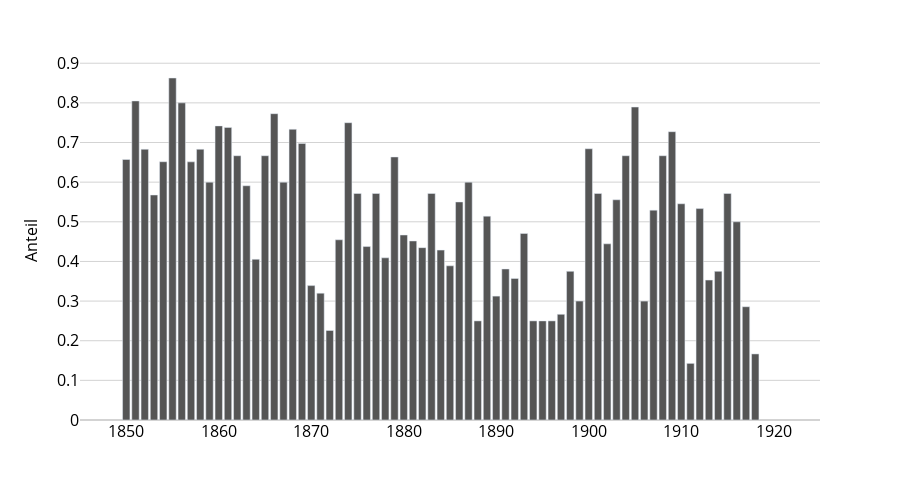

The notebook cell this image was saved under:
### Markdown cell above
## Anteil Balladen (ohne Glättung)

### Code cell
meta_plot = ts.copy()
meta_plot = meta_plot.rename(columns={
    'ballade_share' : 'Balladen', 
    'noballade_share' : 'Nicht-Balladen'
})

fig = px.bar(
    meta_plot,
    y = ['Balladen', 
         # 'Nicht-Balladen'
        ],
    labels = {'year' : '', 'variable' : '', 'value' : 'Anteil'},
)

fig.update_layout(
    width=900, height=500,
    xaxis=dict(tickfont=dict(size=16), titlefont=dict(size=16)),
    yaxis=dict(tickfont=dict(size=16), titlefont=dict(size=16)),
    legend=dict(font = dict(size = 16)),
    showlegend = False,
    xaxis_range = [1845, 1925],
)

fig = update_fig_for_publication(fig, make_grey=True)
fig.write_image(f"plots/8.2 Anteil Balladen (ohne Glättung).pdf")
fig.show()

### Figure 1 — Plotly figure (JSON) as saved in the notebook; plotly's stock layout.template omitted (floating-point values rounded to 4 significant figures)
{"data": [{"alignmentgroup": "True", "hovertemplate": "=%{x}<br>Anteil=%{y}<extra></extra>", "legendgroup": "Balladen", "marker": {"color": "#555555", "pattern": {"shape": ""}}, "name": "Balladen", "offsetgroup": "Balladen", "orientation": "v", "showlegend": true, "textposition": "auto", "type": "bar", "x": [1850, 1851, 1852, 1853, 1854, 1855, 1856, 1857, 1858, 1859, 1860, 1861, 1862, 1863, 1864, 1865, 1866, 1867, 1868, 1869, 1870, 1871, 1872, 1873, 1874, 1875, 1876, 1877, 1878, 1879, 1880, 1881, 1882, 1883, 1884, 1885, 1886, 1887, 1888, 1889, 1890, 1891, 1892, 1893, 1894, 1895, 1896, 1897, 1898, 1899, 1900, 1901, 1902, 1903, 1904, 1905, 1906, 1907, 1908, 1909, 1910, 1911, 1912, 1913, 1914, 1915, 1916, 1917, 1918], "xaxis": "x", "y": [0.6571, 0.8049, 0.6829, 0.5676, 0.6515, 0.8627, 0.8, 0.6512, 0.6829, 0.6, 0.7419, 0.7381, 0.6667, 0.5909, 0.4054, 0.6667, 0.7727, 0.6, 0.7333, 0.6977, 0.339, 0.32, 0.2258, 0.4545, 0.75, 0.5714, 0.4375, 0.5714, 0.4091, 0.6636, 0.4667, 0.4516, 0.4348, 0.5714, 0.4286, 0.3889, 0.55, 0.6, 0.25, 0.5143, 0.3125, 0.381, 0.3571, 0.4706, 0.25, 0.25, 0.25, 0.2667, 0.375, 0.3, 0.6842, 0.5714, 0.4444, 0.5556, 0.6667, 0.7895, 0.3, 0.5294, 0.6667, 0.7273, 0.5455, 0.1429, 0.5333, 0.3529, 0.375, 0.5714, 0.5, 0.2857, 0.1667], "yaxis": "y"}], "layout": {"barmode": "relative", "font": {"color": "black"}, "height": 500, "legend": {"bordercolor": "black", "borderwidth": 1, "font": {"size": 16}, "title": {"text": ""}, "tracegroupgap": 0}, "margin": {"t": 60}, "paper_bgcolor": "white", "plot_bgcolor": "white", "showlegend": false, "width": 900, "xaxis": {"anchor": "y", "color": "black", "domain": [0, 1], "gridcolor": "white", "range": [1845, 1925], "showgrid": false, "tickfont": {"size": 16}, "title": {"font": {"size": 16}, "text": ""}, "type": "linear"}, "yaxis": {"anchor": "x", "autorange": true, "color": "black", "domain": [0, 1], "gridcolor": "lightgray", "range": [0, 0.9082], "tickfont": {"size": 16}, "title": {"font": {"size": 16}, "text": "Anteil"}, "type": "linear", "zerolinecolor": "lightgray"}}}
